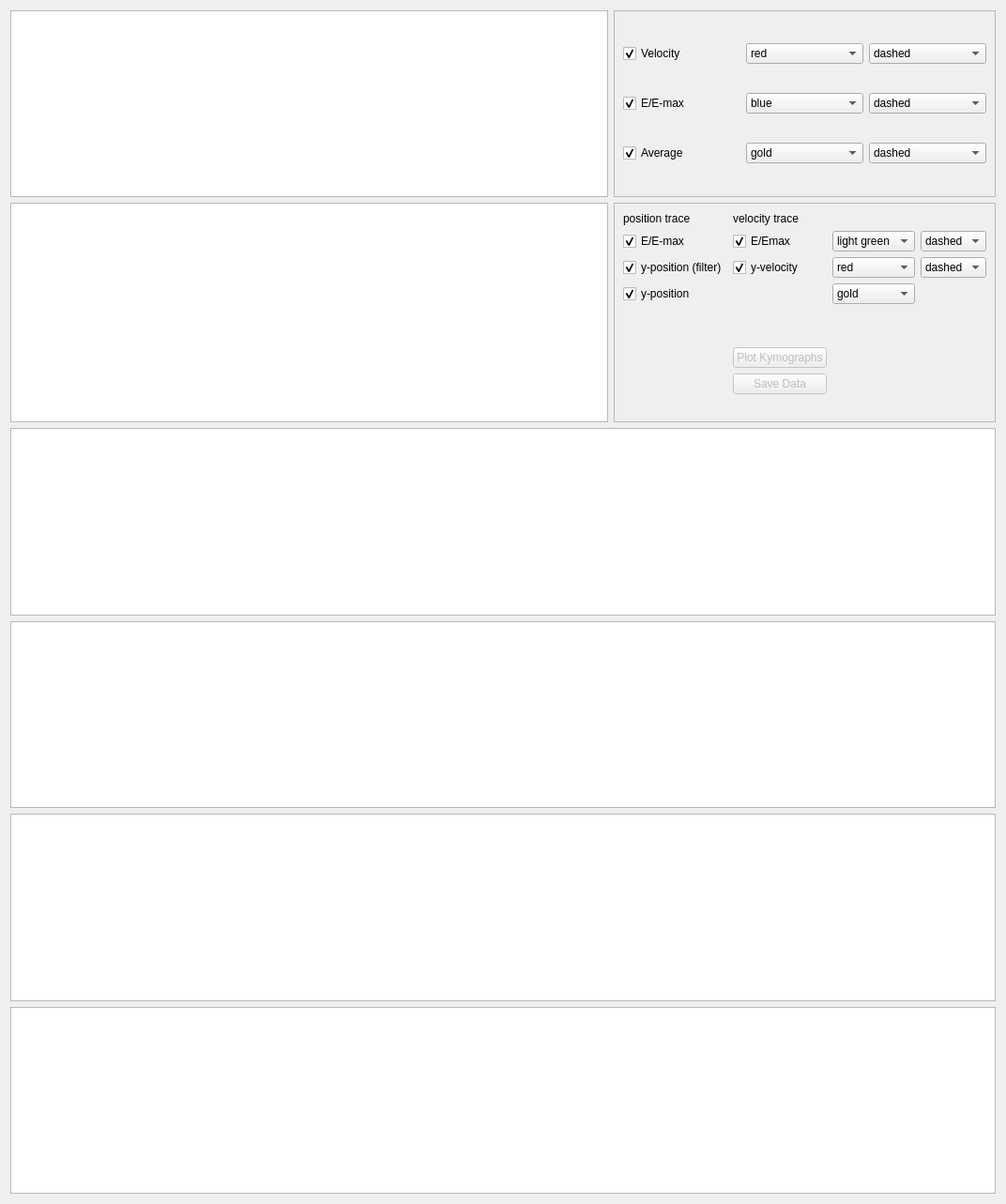
          <widget class="QWidget" name="scrollAreaDataAnalysis">
           <property name="geometry">
            <rect>
             <x>0</x>
             <y>0</y>
             <width>1072</width>
             <height>1283</height>
            </rect>
           </property>
           <layout class="QGridLayout" name="gridLayout">
            <item row="0" column="1">
             <widget class="QFrame" name="ParticleTraceControl_2">
              <property name="frameShape">
               <enum>QFrame::StyledPanel</enum>
              </property>
              <property name="frameShadow">
               <enum>QFrame::Raised</enum>
              </property>
              <layout class="QGridLayout" name="gridLayout_13">
               <item row="0" column="0">
                <widget class="QCheckBox" name="checkVelocityFitting_3">
                 <property name="text">
                  <string>Velocity</string>
                 </property>
                 <property name="checked">
                  <bool>true</bool>
                 </property>
                </widget>
               </item>
               <item row="1" column="0">
                <widget class="QCheckBox" name="checkEEmaxFitting_3">
                 <property name="text">
                  <string>E/E-max</string>
                 </property>
                 <property name="checked">
                  <bool>true</bool>
                 </property>
                </widget>
               </item>
               <item row="3" column="0">
                <widget class="QCheckBox" name="checkAverageFitting_3">
                 <property name="text">
                  <string>Average </string>
                 </property>
                 <property name="checked">
                  <bool>true</bool>
                 </property>
                </widget>
               </item>
               <item row="0" column="1">
                <widget class="QComboBox" name="comboColorVelocityFitting_3">
                 <item>
                  <property name="text">
                   <string>red</string>
                  </property>
                 </item>
                 <item>
                  <property name="text">
                   <string>dark red</string>
                  </property>
                 </item>
                 <item>
                  <property name="text">
                   <string>light green</string>
                  </property>
                 </item>
                 <item>
                  <property name="text">
                   <string>dark green</string>
                  </property>
                 </item>
                 <item>
                  <property name="text">
                   <string>blue</string>
                  </property>
                 </item>
                 <item>
                  <property name="text">
                   <string>dark blue</string>
                  </property>
                 </item>
                 <item>
                  <property name="text">
                   <string>turquoise</string>
                  </property>
                 </item>
                 <item>
                  <property name="text">
                   <string>gold</string>
                  </property>
                 </item>
                 <item>
                  <property name="text">
                   <string>black</string>
                  </property>
                 </item>
                </widget>
               </item>
               <item row="1" column="1">
                <widget class="QComboBox" name="comboColorEEmaxFitting_3">
                 <property name="currentIndex">
                  <number>0</number>
                 </property>
                 <item>
                  <property name="text">
                   <string>blue</string>
                  </property>
                 </item>
                 <item>
                  <property name="text">
                   <string>dark blue</string>
                  </property>
                 </item>
                 <item>
                  <property name="text">
                   <string>turquoise</string>
                  </property>
                 </item>
                 <item>
                  <property name="text">
                   <string>red</string>
                  </property>
                 </item>
                 <item>
                  <property name="text">
                   <string>dark red</string>
                  </property>
                 </item>
                 <item>
                  <property name="text">
                   <string>light green</string>
                  </property>
                 </item>
                 <item>
                  <property name="text">
                   <string>dark green</string>
                  </property>
                 </item>
                 <item>
                  <property name="text">
                   <string>gold</string>
                  </property>
                 </item>
                 <item>
                  <property name="text">
                   <string>black</string>
                  </property>
                 </item>
                </widget>
               </item>
               <item row="3" column="1">
                <widget class="QComboBox" name="comboColorAverageFitting_3">
                 <property name="currentText">
                  <string>gold</string>
                 </property>
                 <item>
                  <property name="text">
                   <string>gold</string>
                  </property>
                 </item>
                 <item>
                  <property name="text">
                   <string>red</string>
                  </property>
                 </item>
                 <item>
                  <property name="text">
                   <string>dark red</string>
                  </property>
                 </item>
                 <item>
                  <property name="text">
                   <string>light green</string>
                  </property>
                 </item>
                 <item>
                  <property name="text">
                   <string>dark green</string>
                  </property>
                 </item>
                 <item>
                  <property name="text">
                   <string>blue</string>
                  </property>
                 </item>
                 <item>
                  <property name="text">
                   <string>dark blue</string>
                  </property>
                 </item>
                 <item>
                  <property name="text">
                   <string>turquoise</string>
                  </property>
                 </item>
                 <item>
                  <property name="text">
                   <string>black</string>
                  </property>
                 </item>
                </widget>
               </item>
               <item row="0" column="2">
                <widget class="QComboBox" name="comboStyleVelocityFitting_3">
                 <property name="currentIndex">
                  <number>0</number>
                 </property>
                 <item>
                  <property name="text">
                   <string>dashed</string>
                  </property>
                 </item>
                 <item>
                  <property name="text">
                   <string>solid</string>
                  </property>
                 </item>
                </widget>
               </item>
               <item row="1" column="2">
                <widget class="QComboBox" name="comboStyleEEmaxFitting_3">
                 <property name="currentIndex">
                  <number>0</number>
                 </property>
                 <item>
                  <property name="text">
                   <string>dashed</string>
                  </property>
                 </item>
                 <item>
                  <property name="text">
                   <string>solid</string>
                  </property>
                 </item>
                </widget>
               </item>
               <item row="3" column="2">
                <widget class="QComboBox" name="comboStyleAverageFitting_3">
                 <property name="currentIndex">
                  <number>0</number>
                 </property>
                 <item>
                  <property name="text">
                   <string>dashed</string>
                  </property>
                 </item>
                 <item>
                  <property name="text">
                   <string>solid</string>
                  </property>
                 </item>
                </widget>
               </item>
              </layout>
             </widget>
            </item>
            <item row="5" column="0" colspan="2">
             <widget class="QGraphicsView" name="graphicsKymoY">
              <property name="sizePolicy">
               <sizepolicy hsizetype="Expanding" vsizetype="MinimumExpanding">
                <horstretch>0</horstretch>
                <verstretch>0</verstretch>
               </sizepolicy>
              </property>
             </widget>
            </item>
            <item row="0" column="0">
             <widget class="QGraphicsView" name="graphicsOverlappingPeriods">
              <property name="sizePolicy">
               <sizepolicy hsizetype="MinimumExpanding" vsizetype="MinimumExpanding">
                <horstretch>0</horstretch>
                <verstretch>0</verstretch>
               </sizepolicy>
              </property>
             </widget>
            </item>
            <item row="1" column="0">
             <widget class="QGraphicsView" name="graphicsVelocity_2"/>
            </item>
            <item row="2" column="0" colspan="2">
             <widget class="QGraphicsView" name="graphicsParticlePositionTrace">
              <property name="sizePolicy">
               <sizepolicy hsizetype="MinimumExpanding" vsizetype="MinimumExpanding">
                <horstretch>0</horstretch>
                <verstretch>0</verstretch>
               </sizepolicy>
              </property>
             </widget>
            </item>
            <item row="4" column="0" colspan="2">
             <widget class="QGraphicsView" name="graphicsKymoX">
              <property name="sizePolicy">
               <sizepolicy hsizetype="Expanding" vsizetype="MinimumExpanding">
                <horstretch>0</horstretch>
                <verstretch>0</verstretch>
               </sizepolicy>
              </property>
             </widget>
            </item>
            <item row="3" column="0" colspan="2">
             <widget class="QGraphicsView" name="graphicsParticleVelocityTrace">
              <property name="sizePolicy">
               <sizepolicy hsizetype="MinimumExpanding" vsizetype="MinimumExpanding">
                <horstretch>0</horstretch>
                <verstretch>0</verstretch>
               </sizepolicy>
              </property>
             </widget>
            </item>
            <item row="1" column="1">
             <widget class="QFrame" name="framecontrolFitting_2">
              <property name="frameShape">
               <enum>QFrame::StyledPanel</enum>
              </property>
              <property name="frameShadow">
               <enum>QFrame::Raised</enum>
              </property>
              <layout class="QGridLayout" name="gridLayout_12">
               <item row="3" column="2">
                <widget class="QComboBox" name="comboColorYTrace_3">
                 <item>
                  <property name="text">
                   <string>red</string>
                  </property>
                 </item>
                 <item>
                  <property name="text">
                   <string>dark red</string>
                  </property>
                 </item>
                 <item>
                  <property name="text">
                   <string>light green</string>
                  </property>
                 </item>
                 <item>
                  <property name="text">
                   <string>dark green</string>
                  </property>
                 </item>
                 <item>
                  <property name="text">
                   <string>blue</string>
                  </property>
                 </item>
                 <item>
                  <property name="text">
                   <string>dark blue</string>
                  </property>
                 </item>
                 <item>
                  <property name="text">
                   <string>turquoise</string>
                  </property>
                 </item>
                 <item>
                  <property name="text">
                   <string>gold</string>
                  </property>
                 </item>
                 <item>
                  <property name="text">
                   <string>black</string>
                  </property>
                 </item>
                </widget>
               </item>
               <item row="1" column="0">
                <widget class="QCheckBox" name="checkEEmaxPosition_3">
                 <property name="text">
                  <string>E/E-max</string>
                 </property>
                 <property name="checked">
                  <bool>true</bool>
                 </property>
                </widget>
               </item>
               <item row="4" column="0">
                <widget class="QCheckBox" name="checkYPosition_3">
                 <property name="text">
                  <string>y-position</string>
                 </property>
                 <property name="checked">
                  <bool>true</bool>
                 </property>
                </widget>
               </item>
               <item row="1" column="1">
                <widget class="QCheckBox" name="checkEEmaxVelocity_3">
                 <property name="text">
                  <string>E/Emax</string>
                 </property>
                 <property name="checked">
                  <bool>true</bool>
                 </property>
                </widget>
               </item>
               <item row="3" column="1">
                <widget class="QCheckBox" name="checkYVelocity_3">
                 <property name="text">
                  <string>y-velocity</string>
                 </property>
                 <property name="checked">
                  <bool>true</bool>
                 </property>
                </widget>
               </item>
               <item row="3" column="3">
                <widget class="QComboBox" name="comboStyleYTrace_3">
                 <property name="currentIndex">
                  <number>0</number>
                 </property>
                 <item>
                  <property name="text">
                   <string>dashed</string>
                  </property>
                 </item>
                 <item>
                  <property name="text">
                   <string>solid</string>
                  </property>
                 </item>
                </widget>
               </item>
               <item row="1" column="3">
                <widget class="QComboBox" name="comboStyleEEmaxTrace_3">
                 <property name="currentIndex">
                  <number>0</number>
                 </property>
                 <item>
                  <property name="text">
                   <string>dashed</string>
                  </property>
                 </item>
                 <item>
                  <property name="text">
                   <string>solid</string>
                  </property>
                 </item>
                </widget>
               </item>
               <item row="1" column="2">
                <widget class="QComboBox" name="comboColorEEmaxTrace_3">
                 <property name="currentIndex">
                  <number>0</number>
                 </property>
                 <item>
                  <property name="text">
                   <string>light green</string>
                  </property>
                 </item>
                 <item>
                  <property name="text">
                   <string>dark green</string>
                  </property>
                 </item>
                 <item>
                  <property name="text">
                   <string>red</string>
                  </property>
                 </item>
                 <item>
                  <property name="text">
                   <string>dark red</string>
                  </property>
                 </item>
                 <item>
                  <property name="text">
                   <string>blue</string>
                  </property>
                 </item>
                 <item>
                  <property name="text">
                   <string>dark blue</string>
                  </property>
                 </item>
                 <item>
                  <property name="text">
                   <string>turquoise</string>
                  </property>
                 </item>
                 <item>
                  <property name="text">
                   <string>gold</string>
                  </property>
                 </item>
                 <item>
                  <property name="text">
                   <string>black</string>
                  </property>
                 </item>
                </widget>
               </item>
               <item row="4" column="2">
                <widget class="QComboBox" name="comboColorYPosition_3">
                 <item>
                  <property name="text">
                   <string>gold</string>
                  </property>
                 </item>
                 <item>
                  <property name="text">
                   <string>red</string>
                  </property>
                 </item>
                 <item>
                  <property name="text">
                   <string>dark red</string>
                  </property>
                 </item>
                 <item>
                  <property name="text">
                   <string>light green</string>
                  </property>
                 </item>
                 <item>
                  <property name="text">
                   <string>dark green</string>
                  </property>
                 </item>
                 <item>
                  <property name="text">
                   <string>blue</string>
                  </property>
                 </item>
                 <item>
                  <property name="text">
                   <string>dark blue</string>
                  </property>
                 </item>
                 <item>
                  <property name="text">
                   <string>turquoise</string>
                  </property>
                 </item>
                 <item>
                  <property name="text">
                   <string>black</string>
                  </property>
                 </item>
                </widget>
               </item>
               <item row="0" column="0">
                <widget class="QLabel" name="labelPositionTrace_3">
                 <property name="text">
                  <string>position trace </string>
                 </property>
                </widget>
               </item>
               <item row="8" column="1">
                <widget class="QLabel" name="label_2">
                 <property name="text">
                  <string/>
                 </property>
                </widget>
               </item>
               <item row="10" column="1">
                <widget class="QLabel" name="label_3">
                 <property name="text">
                  <string/>
                 </property>
                </widget>
               </item>
               <item row="0" column="1">
                <widget class="QLabel" name="labelVelocityTrace_3">
                 <property name="text">
                  <string>velocity trace </string>
                 </property>
                </widget>
               </item>
               <item row="13" column="1">
                <widget class="QLabel" name="label_4">
                 <property name="text">
                  <string/>
                 </property>
                </widget>
               </item>
               <item row="3" column="0">
                <widget class="QCheckBox" name="checkYPositionFilter_3">
                 <property name="text">
                  <string>y-position (filter)</string>
                 </property>
                 <property name="checked">
                  <bool>true</bool>
                 </property>
                </widget>
               </item>
               <item row="12" column="1">
                <widget class="QPushButton" name="saveData">
                 <property name="enabled">
                  <bool>false</bool>
                 </property>
                 <property name="text">
                  <string>Save Data</string>
                 </property>
                </widget>
               </item>
               <item row="11" column="1">
                <widget class="QPushButton" name="plotKymo">
                 <property name="enabled">
                  <bool>false</bool>
                 </property>
                 <property name="text">
                  <string>Plot Kymographs</string>
                 </property>
                </widget>
               </item>
              </layout>
             </widget>
            </item>
           </layout>
          </widget>
